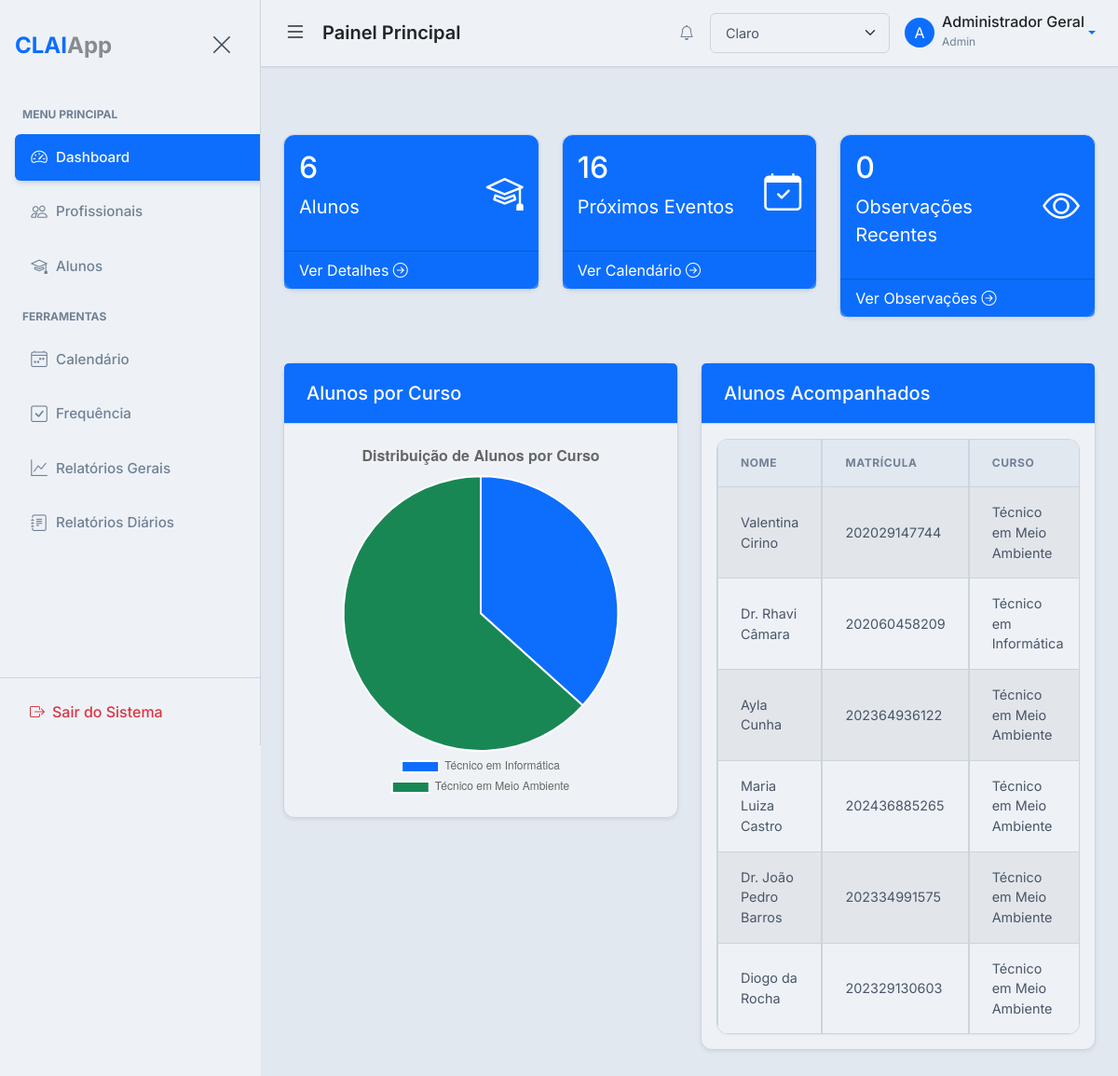
The page /dashboard (signed in) on the database as committed earlier.
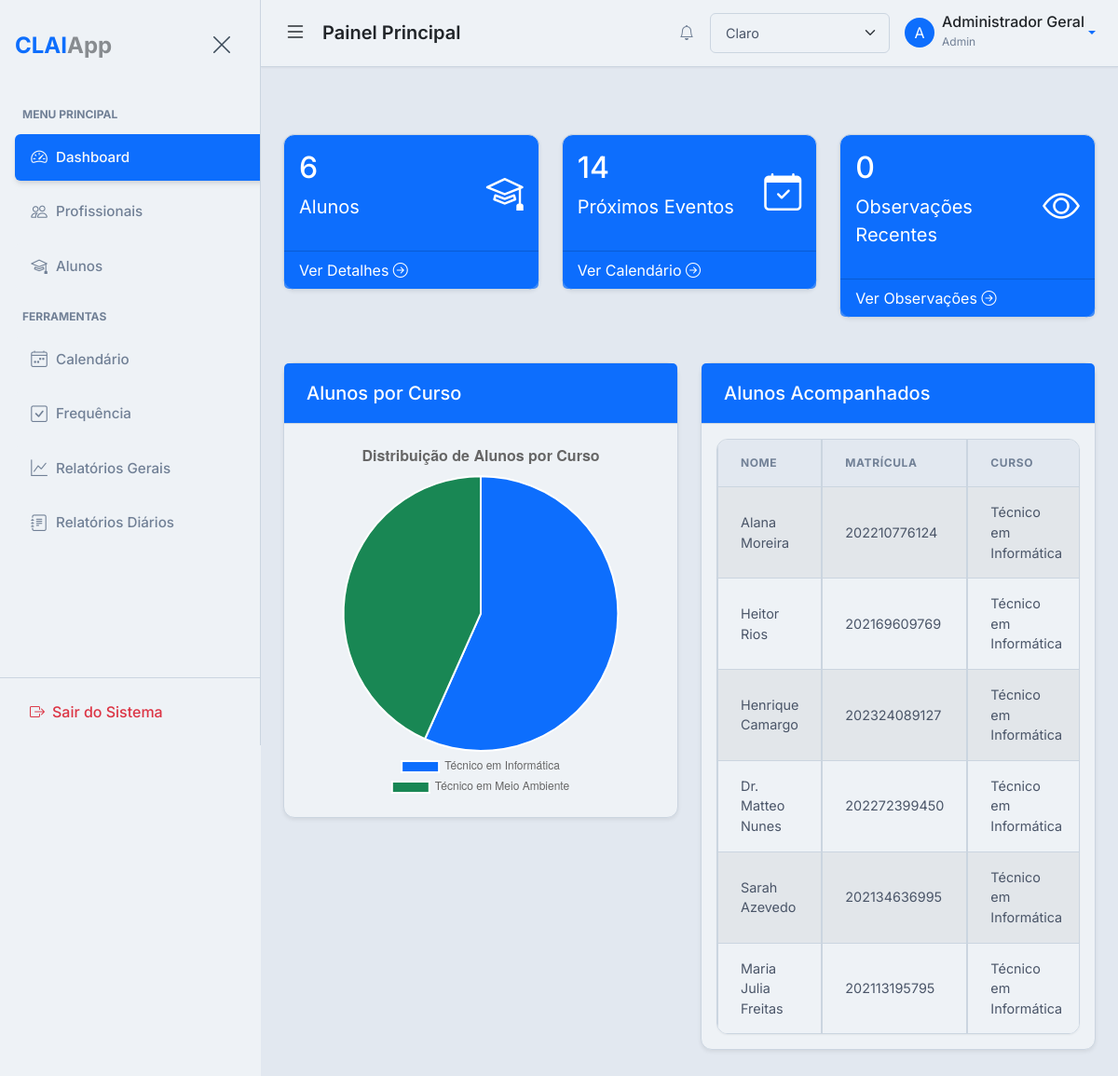
The same page on the database as committed later.
### app/models.py (models this page shows)
class BaseModel(Model):
    class Meta:
        database = db

class Student(BaseModel):
    name = CharField()
    matricula = CharField(unique=True)
    dob = DateField()
    cid = CharField(null=True)
    email = CharField(null=True)
    phone = CharField(null=True)
    grade = CharField(null=True)
    course = CharField(null=True)
    responsible_name = CharField(null=True)
    responsible_phone = CharField(null=True)
    responsible_email = CharField(null=True)
    responsible_cpf = CharField(null=True)
    pedagogue = ForeignKeyField(User, backref='students', null=True)
    student_picture = CharField(default='default_student.png')
    specific_needs_description = TextField(null=True)
    class Meta:
        table_name = 'students'

### app/routes.py (the view, shortened to what this page needs)
@bp.route('/dashboard')
@login_required
def dashboard():
    today = datetime.date.today()
    if current_user.role == 'admin':
        students = Student.select().limit(6)
        upcoming_events = Event.select().where(Event.start_time >= datetime.datetime.now())
        recent_observations = Observation.select().where(Observation.date >= today - datetime.timedelta(days=7))
    student_count = students.count()
    upcoming_events_count = upcoming_events.count()
    recent_observations_count = recent_observations.count()
    students_per_course = (
        Student.select(Student.course, peewee.fn.COUNT(Student.id).alias('count'))
        .group_by(Student.course)
        .order_by(Student.course)
    )
    chart_labels = [s.course for s in students_per_course]
    chart_data = [s.count for s in students_per_course]
    return render_template(
        'dashboard.html',
        title='Dashboard',
        student_count=student_count,
        upcoming_events_count=upcoming_events_count,
        recent_observations_count=recent_observations_count,
        students=students,
        chart_labels=chart_labels,
        chart_data=chart_data
    )

### app/templates/dashboard.html (shortened to what the changed rows need)
{% extends "base.html" %}
{% block page_heading %}Painel Principal{% endblock %}
{% block content %}
<div class="row g-4 my-4">
    <div class="col-md-4">
        <div class="card bg-primary text-white shadow-sm">
            <div class="card-body d-flex justify-content-between align-items-center">
                <div>
                    <h3 class="fs-2">{{ upcoming_events_count }}</h3>
                    <p class="fs-5">Próximos Eventos</p>
                </div>
            </div>
        </div>
    </div>
</div>
<div class="row my-4">
    <div class="col-md-6">
        <div class="card shadow-sm">
            <div class="card-body">
                <canvas id="studentsPerCourseChart"></canvas>
            </div>
        </div>
    </div>
    <div class="col-md-6">
        <div class="card shadow-sm">
            <div class="card-body">
                <div class="table-responsive">
                    <table class="table table-striped table-bordered">
                        <thead>
                            <tr>
                                <th scope="col">Nome</th>
                                <th scope="col">Matrícula</th>
                                <th scope="col">Curso</th>
                            </tr>
                        </thead>
                        <tbody>
                            {% for student in students %}
                            <tr>
                                <td>{{ student.name }}</td>
                                <td>{{ student.matricula }}</td>
                                <td>{{ student.course }}</td>
                            </tr>
                            {% else %}
                            <tr>
                                <td colspan="4">Nenhum aluno cadastrado.</td>
                            </tr>
                            {% endfor %}
                        </tbody>
                    </table>
                </div>
            </div>
        </div>
    </div>
</div>
{% endblock %}
{% block scripts %}
<script>
    var ctx = document.getElementById('studentsPerCourseChart').getContext('2d');
    var studentsPerCourseChart = new Chart(ctx, {
        type: 'pie',
        data: {
            labels: {{ chart_labels | tojson }},
            datasets: [{
                data: {{ chart_data | tojson }},
                // Usando cores HEX básicas e diretas.
                // Sem dependência de CSS externo.
                backgroundColor: [
                    '#0d6efd', // Azul (Primary)
                    '#198754', // Verde (Success)
                    '#ffc107', // Amarelo/Laranja (Warning)
                    '#dc3545', // Vermelho (Danger)
                    '#0dcaf0', // Ciano (Info)
                    '#6c757d'  // Cinza (Secondary)
                ],
                borderColor: [
                    '#ffffff', // Borda branca para separar as fatias
                    '#ffffff',
                    '#ffffff',
                    '#ffffff',
                    '#ffffff',
                    '#ffffff'
                ],
                borderWidth: 2
            }]
        },
        options: {
            responsive: true,
            plugins: {
                legend: {
                    position: 'bottom'
                },
                title: {
                    display: true,
                    text: 'Distribuição de Alunos por Curso',
                    font: {
                        size: 16
                    }
                }
            }
        }
    });
</script>
{% endblock %}

Rows that differ between the two databases and show on the page:
changed Student: name "Valentina Cirino" → "Alana Moreira"; matricula "202029147744" → "202210776124"; course "Técnico em Meio Ambiente" → "Técnico em Informática"
changed Student: name "Dr. Rhavi Câmara" → "Heitor Rios"; matricula "202060458209" → "202169609769"
changed Student: name "Ayla Cunha" → "Henrique Camargo"; matricula "202364936122" → "202324089127"; course "Técnico em Meio Ambiente" → "Técnico em Informática"
changed Student: name "Maria Luiza Castro" → "Dr. Matteo Nunes"; matricula "202436885265" → "202272399450"; course "Técnico em Meio Ambiente" → "Técnico em Informática"
changed Student: name "Dr. João Pedro Barros" → "Sarah Azevedo"; matricula "202334991575" → "202134636995"; course "Técnico em Meio Ambiente" → "Técnico em Informática"
changed Student: name "Diogo da Rocha" → "Maria Julia Freitas"; matricula "202329130603" → "202113195795"; course "Técnico em Meio Ambiente" → "Técnico em Informática"
Other text that changed with them:
{{ upcoming_events_count }}: "16" → "14"
chart data {{ chart_data | tojson }}: [11, 19] → [17, 13]
